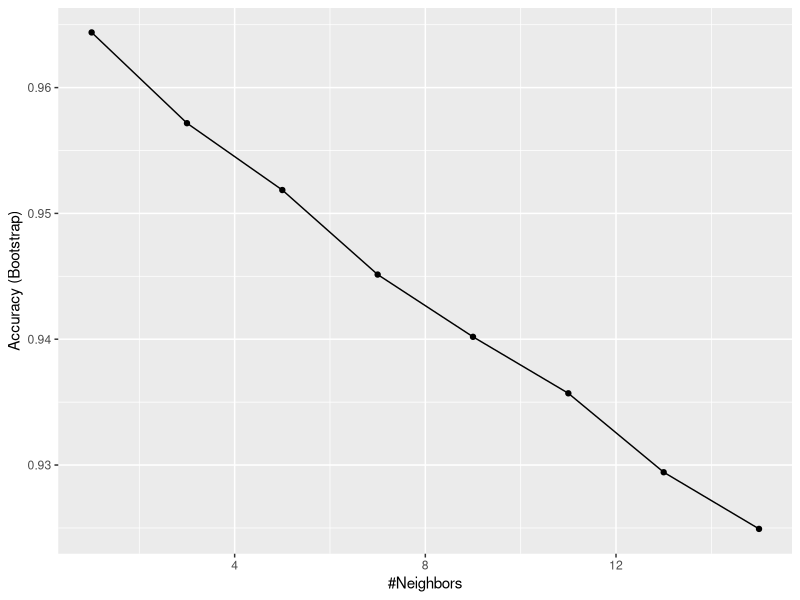
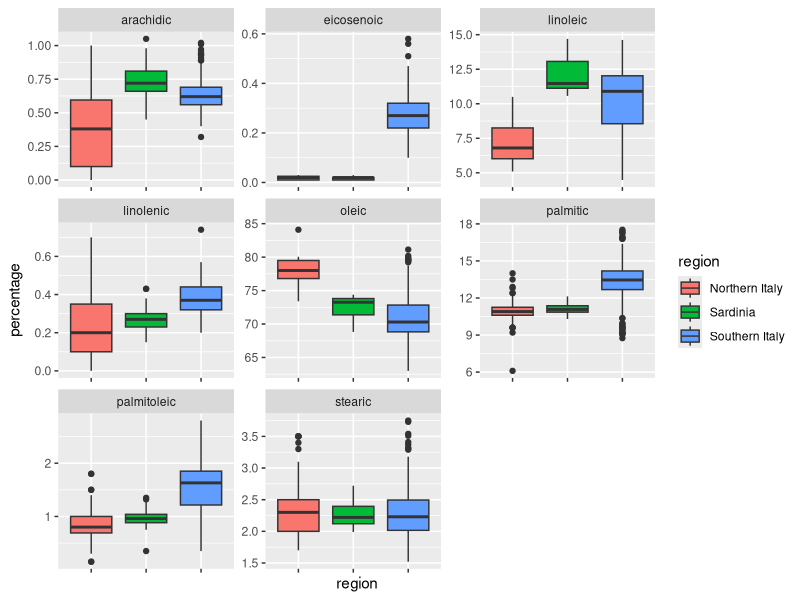
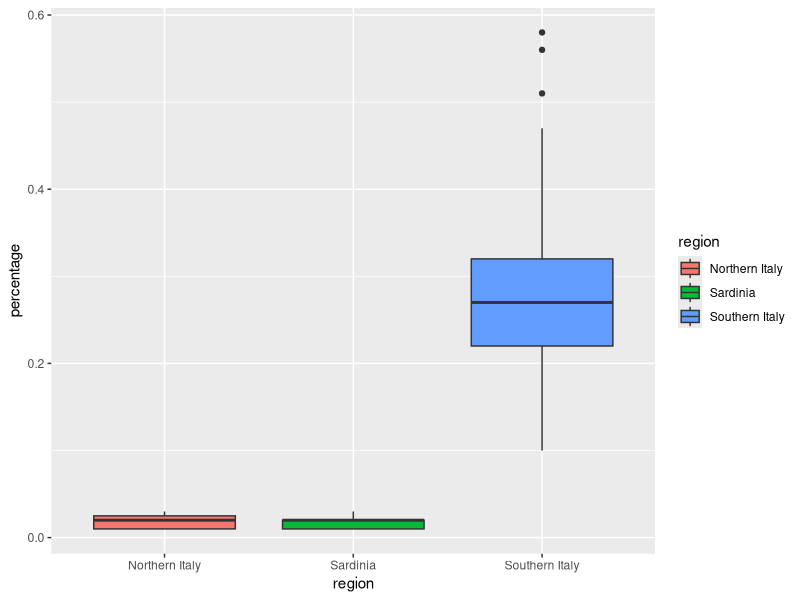
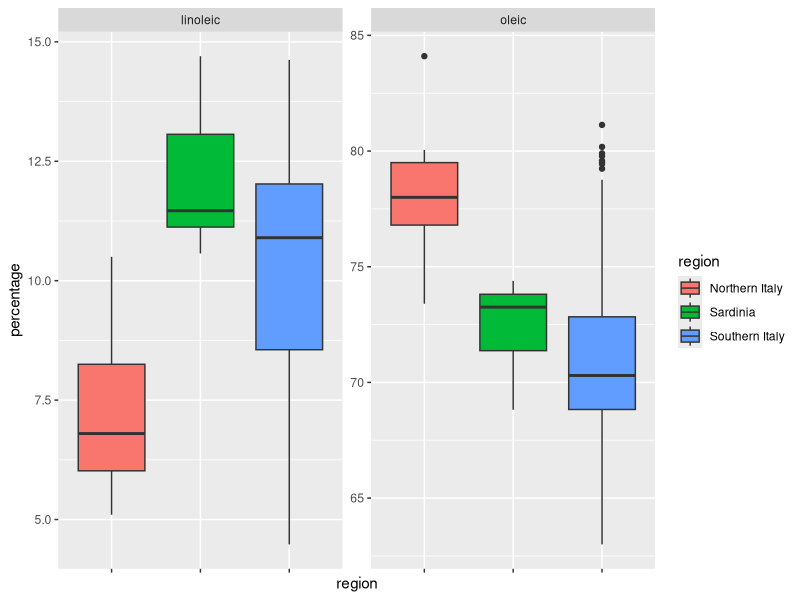
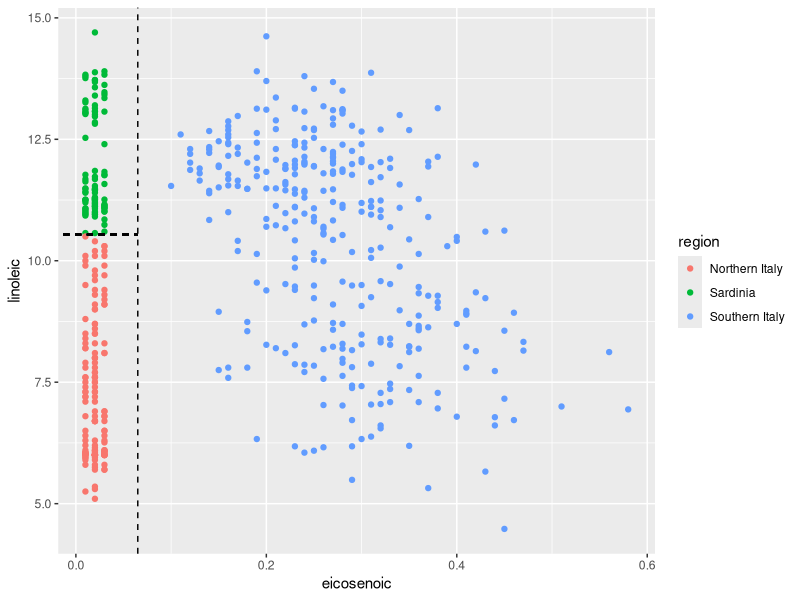
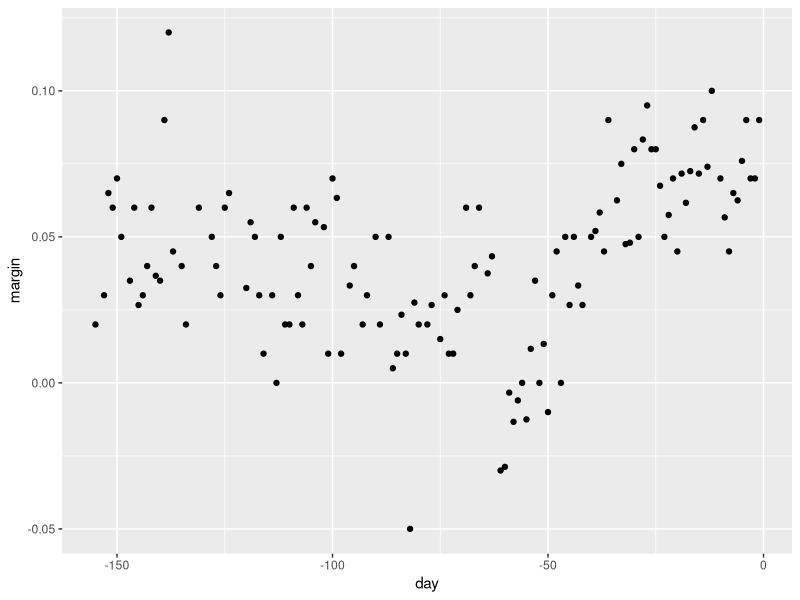
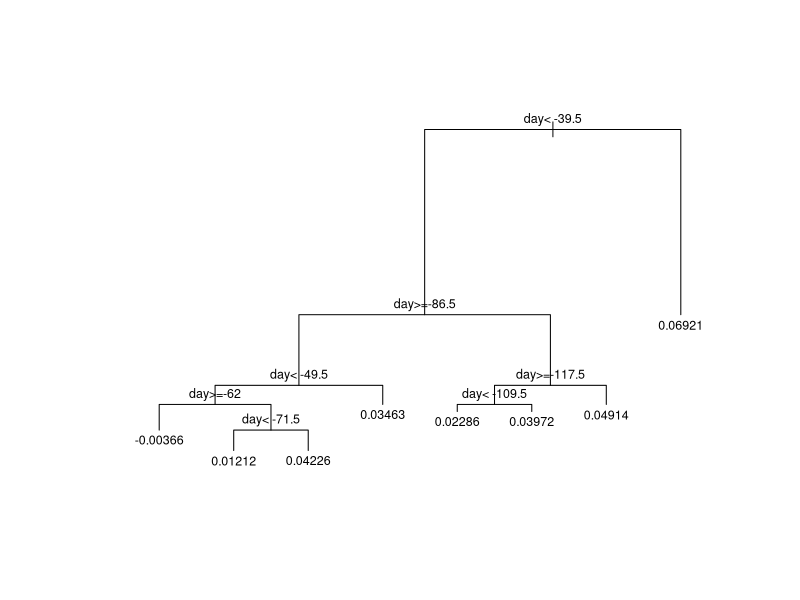
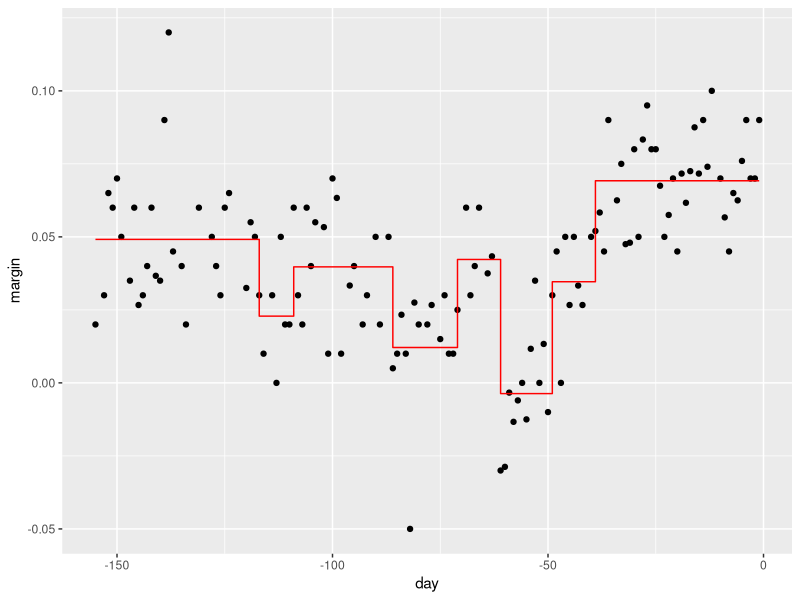

Generate these figures, in order, with R:
#config
library(tidyverse)
library(dslabs)
library(caret)
data("olive")
olive %>% as_tibble()
table(olive$region)

# we are trying to predict the region an olive is grown based on its fatty acid content, 
# so we remove the area column
olive <- select(olive, -area)

# lets find the accuracy of using kNN
fit <- train(region ~., method = "knn", tuneGrid = data.frame(k = seq(1,15,2)), data = olive)
ggplot(fit)

# 97% accuracy is good but by doing some data exploration we can see the distribution of predictors
olive %>% gather(fatty_acid, percentage, -region) %>%
  ggplot(aes(region, percentage, fill = region)) +
  geom_boxplot() +
  facet_wrap(~fatty_acid, scales = "free") +
  theme(axis.text.x = element_blank())
    
    # we see that one fatty acid is only present in southern italy
    olive %>% gather(fatty_acid, percentage, -region) %>%
      filter(fatty_acid == "eicosenoic") %>%
      ggplot(aes(region, percentage, fill = region)) +
      geom_boxplot()
    
    # we see another 2 that spearate Northern Italy from Sardinia
    olive %>% gather(fatty_acid, percentage, -region) %>%
      filter(fatty_acid %in% c("linoleic","oleic")) %>%
      ggplot(aes(region, percentage, fill = region)) +
      geom_boxplot() +
      facet_wrap(~fatty_acid, scales = "free") +
      theme(axis.text.x = element_blank())

# using the distributions we can plot a prediction rule (by eye)
p <- olive %>%
  ggplot(aes(eicosenoic, linoleic, color = region)) +
  geom_point()
p + geom_vline(xintercept = 0.065, lty = 2) +
  geom_segment(x = -0.2, y = 10.54, xend = 0.065, yend = 10.54, color = "black", lty = 2)

# we use the 2008 poll data to explain the continuous outcome algoirthm regression tree
# we estimate the conditional expectation with the poll margin and the day
data("polls_2008")
qplot(day, margin, data= polls_2008)

# we can split the data using the rpart() function: further info in the word doc
library(rpart)
fit <- rpart(margin ~., data = polls_2008)

# we can visualise the splits to understand how the rpart function derived the regression tree
plot(fit, margin = 0.1)
text(fit, cex = 0.75)

polls_2008 %>%
  mutate(y_hat = predict(fit)) %>%
  ggplot() +
  geom_point(aes(day, margin)) +
  geom_step(aes(day, y_hat), col = "red")

# by setting the CP to 0 and the minsplit to 2 wewe split the tree all the way down to the original data
fit <- rpart(margin~., data = polls_2008, control = rpart.control(cp = 0, minsplit=2))
polls_2008 %>%
  mutate(y_hat = predict(fit)) %>%
  ggplot() +
  geom_point(aes(day, margin)) +
  geom_step(aes(day, y_hat), col ="red")

# we can prune the tree by deifning a cp criterion, making the model ignore those outside the CP
pruned_fit <- prune(fit, cp = 0.01)
polls_2008 %>%
  mutate(y_hat = predict(pruned_fit)) %>%
  ggplot() +
  geom_point(aes(day, margin)) +
  geom_step(aes(day, y_hat), col="red")

# we can use cross-validation to choose the best CP.
# we plot it and then pick the best result, just like with any other tuning parameter
train_rpart <- train(margin ~., method = "rpart", tuneGrid = data.frame (cp=seq(0,0.05, len=25)), data = polls_2008)
ggplot(train_rpart)

# we can access the final model and plot it in
plot(train_rpart$finalModel, margin = 0.1)
text(train_rpart$finalModel, cex =0.75)
polls_2008 %>%
  mutate(y_hat = predict(train_rpart)) %>%
  ggplot() +
  geom_point(aes(day, margin)) +
  geom_step(aes(day, y_hat), col="red")
